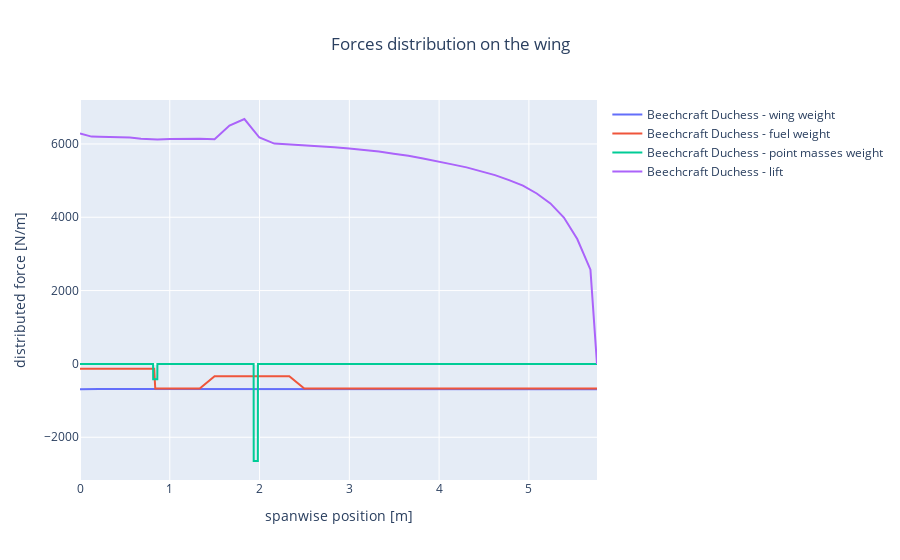

Notebook code for this chart:
### Code cell
from fastga.utils.postprocessing.load_analysis.analysis_and_plots_la import force_repartition_diagram

fig = force_repartition_diagram(pth.join(WORK_FOLDER_PATH, 'beechcraft_76_loads.xml'), name='Beechcraft Duchess')
fig.show()
